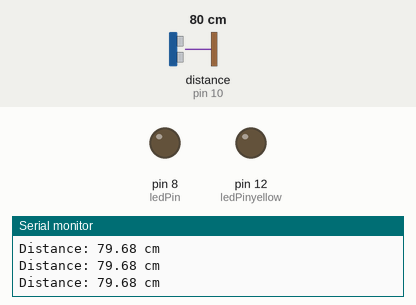
Simulated run of this sketch. Board: Arduino Uno, built with avr-gcc and run on an emulated ATmega328P. Shown: output pins drawn as LEDs (lit = HIGH), the last lines printed to the serial monitor. Wiring (inferred from the names in the program): ultrasonic range finder: trigger pin 9; echo pin 10. The test bench sets the inputs (shaded band); at power-on: distance to the obstacle (sensor on pin 10) 80 cm. The echo pulse lasts 58.3 µs per cm; pins used as bus, display or sensor lines are not drawn.

Above: at 1.2 s.
1.3 s: distance to the obstacle (sensor on pin 10) set to 55 cm
4.3 s: distance to the obstacle (sensor on pin 10) set to 45 cm
At 4.8 s:
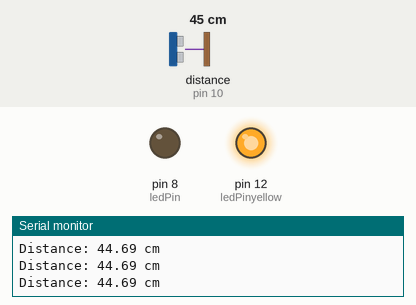
5.9 s: distance to the obstacle (sensor on pin 10) set to 29 cm
7.4 s: distance to the obstacle (sensor on pin 10) set to 23 cm
At 8.1 s:
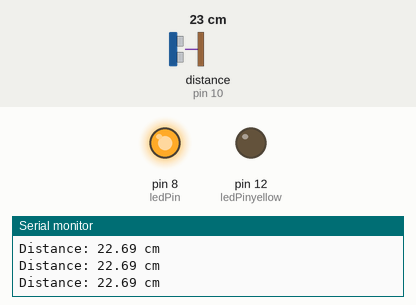
8.9 s: distance to the obstacle (sensor on pin 10) set to 35 cm
At 9.2 s:
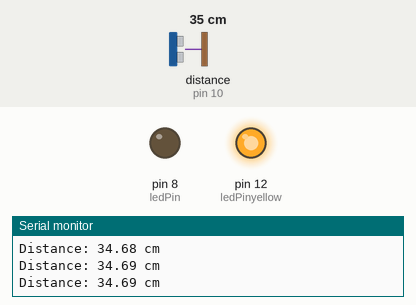
10.4 s: distance to the obstacle (sensor on pin 10) set to 2 cm
At 10.8 s:
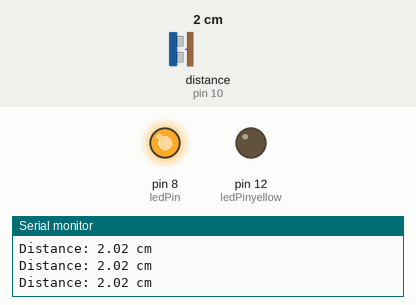
Timing chart, 0 to 12.9 s (numbered marks = the images above; inputs shaded):
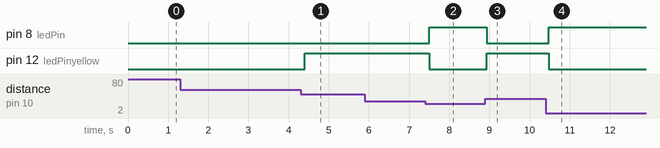

The sketch:

range_sensor_ex.ino
```cpp
/*
    * HC-SR04 example - code adapted from
    * This code measures distance using the HC-SR04 ultrasonic sensor
    * and lights up an LED if an object is closer than 25 cm.
    * For the fritzing see diagram in the repository.
*/

// Pin definitions
const int trigPin = 9;
const int echoPin = 10;
const int ledPin = 8; // LED connected to light red
const int ledPinyellow = 12; // LED connected to light yellow

// Variables for duration and distance
float duration, distance;

// Setup function
void setup() {
  pinMode(trigPin, OUTPUT);
  pinMode(echoPin, INPUT);
  pinMode(ledPin, OUTPUT);
  pinMode(ledPinyellow, OUTPUT);
  Serial.begin(9600); // Start serial communication at 9600 baud
}

// Main loop
void loop() {
  // Trigger the sensor to send out ultrasonic pulse
  digitalWrite(trigPin, LOW);
  delayMicroseconds(2);
  digitalWrite(trigPin, HIGH);
  delayMicroseconds(10);
  digitalWrite(trigPin, LOW);

  // Read the echo time
  duration = pulseIn(echoPin, HIGH);

  // Calculate distance in centimeters
  distance = (duration * 0.0343) / 2;

  // Print distance to Serial Monitor
  Serial.print("Distance: ");
  Serial.print(distance);
  Serial.println(" cm");

  // Turn LED on if distance < 10 cm, else turn off
  if (distance <= 25) {
    digitalWrite(ledPin, HIGH);
    digitalWrite(ledPinyellow, LOW);
  }
  else if (distance > 25 && distance <= 50) {
      digitalWrite(ledPinyellow, HIGH);
      digitalWrite(ledPin, LOW);
  }
  else {
    digitalWrite(ledPinyellow, LOW);
    digitalWrite(ledPin, LOW);
  }
  delay(100); // Short delay before next measurement
}
```

Measured:
- the behaviour switches between 51 and 50 cm on distance to the obstacle (sensor on pin 10) (found by bisection; images 0 and 1)
- the behaviour switches between 26 and 25 cm on distance to the obstacle (sensor on pin 10) (found by bisection; images 1 and 2)
- after the input at 4.3 s, pin 12 (ledPinyellow): LOW → HIGH after 0.10 s
- after the input at 7.4 s, pin 8 (ledPin): LOW → HIGH after 0.10 s; pin 12 (ledPinyellow): HIGH → LOW after 0.10 s
- after the input at 8.9 s, pin 8 (ledPin): HIGH → LOW at once; pin 12 (ledPinyellow): LOW → HIGH at once
- after the input at 10.4 s, pin 8 (ledPin): LOW → HIGH after 0.07 s; pin 12 (ledPinyellow): HIGH → LOW after 0.07 s
